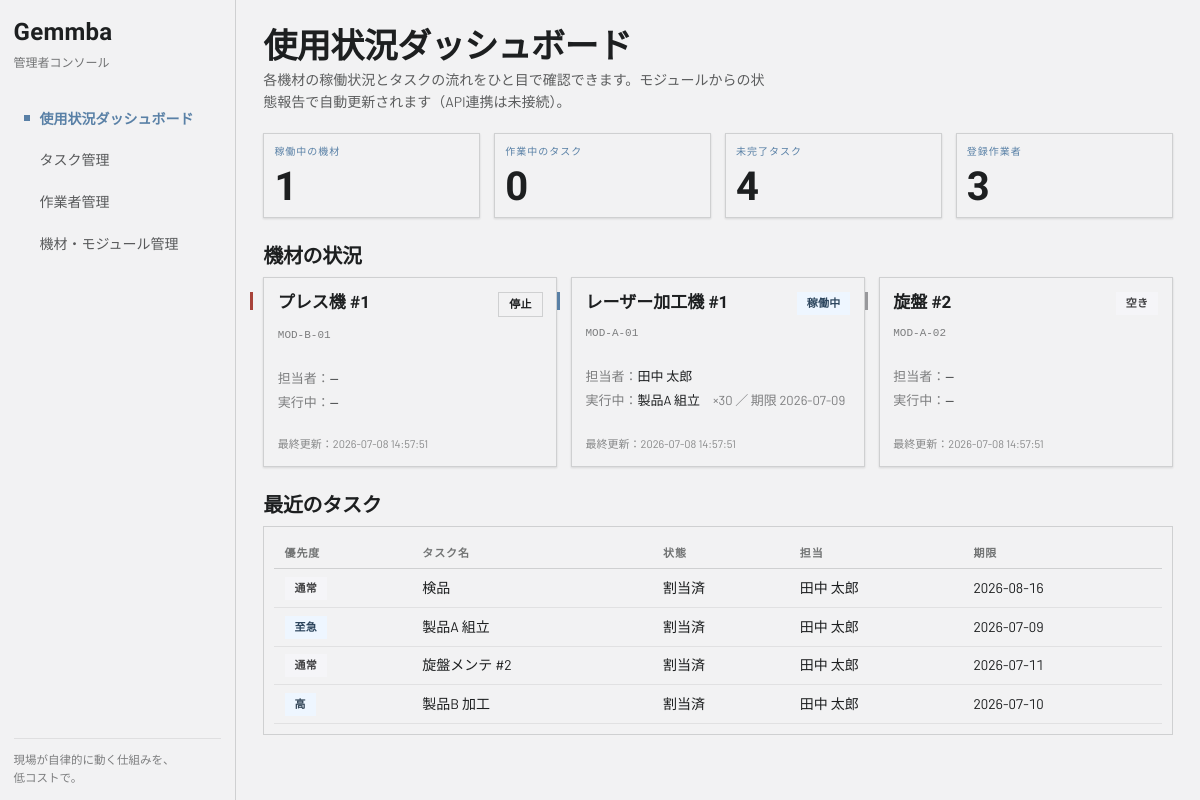
Before: / with the older database file.
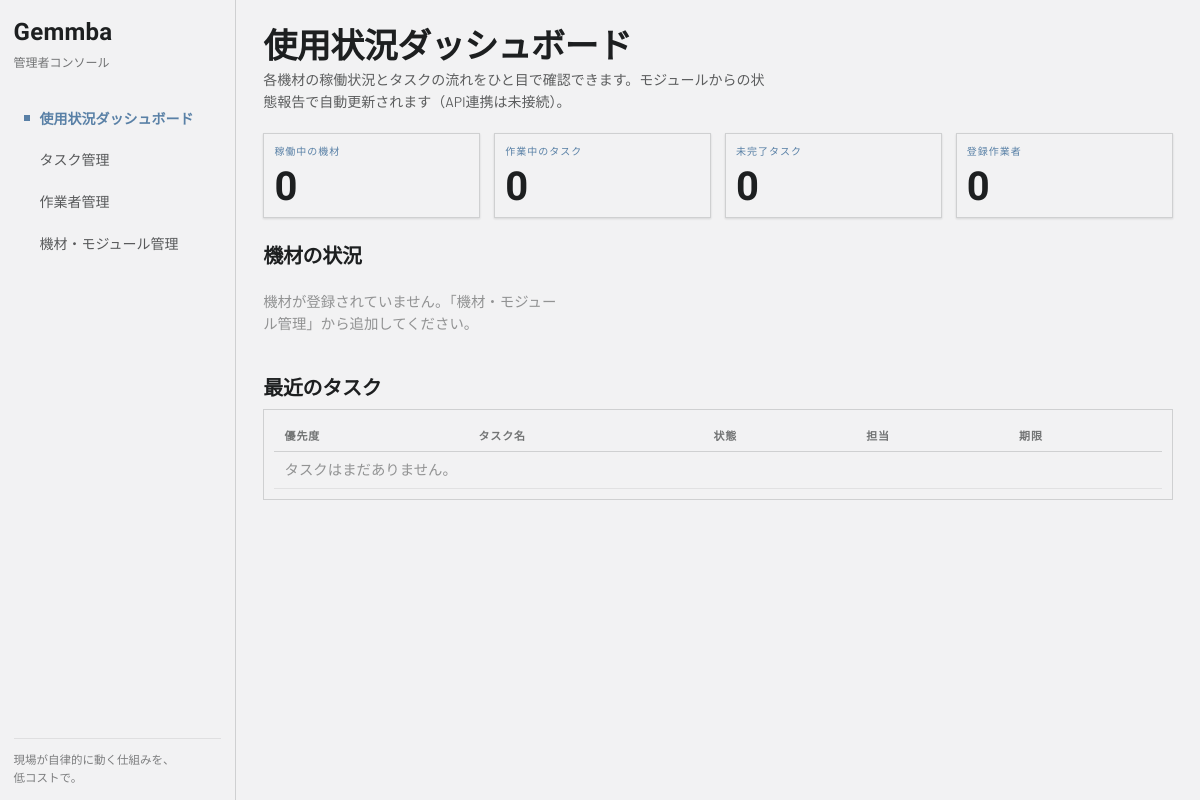
After: the same page with the newer database file.
### tables this page shows
CREATE TABLE equipment (
    id INTEGER PRIMARY KEY AUTOINCREMENT,
    name TEXT NOT NULL,
    module_id TEXT UNIQUE,                      -- モジュール(ESP32)の識別子
    status TEXT NOT NULL DEFAULT 'idle',        -- idle / working / stopped / maintenance
    current_worker_id INTEGER REFERENCES workers(id),
    current_task_id INTEGER REFERENCES tasks(id),
    updated_at TEXT DEFAULT (datetime('now', 'localtime'))
, ip TEXT, hostname TEXT, last_seen TEXT, online INTEGER DEFAULT 0);

CREATE TABLE workers (
    id INTEGER PRIMARY KEY AUTOINCREMENT,
    name TEXT NOT NULL,
    years_of_service REAL NOT NULL DEFAULT 0,   -- 勤続年数（AIの初期文脈ベクトルに使用）
    nfc_tag_id TEXT UNIQUE,                     -- 腕輪のICチップID（後で紐付け可能）
    created_at TEXT DEFAULT (datetime('now', 'localtime'))
);

CREATE TABLE tasks (
    id INTEGER PRIMARY KEY AUTOINCREMENT,
    title TEXT NOT NULL,
    description TEXT DEFAULT '',
    difficulty INTEGER NOT NULL DEFAULT 3,      -- 難易度 1-5（AIの文脈ベクトルに使用）
    priority TEXT NOT NULL DEFAULT 'normal',    -- urgent / high / normal / low
    quantity INTEGER DEFAULT 1,
    deadline TEXT,                              -- 期限 (YYYY-MM-DD)
    status TEXT NOT NULL DEFAULT 'todo',        -- todo / assigned / in_progress / done
    assigned_worker_id INTEGER REFERENCES workers(id),
    equipment_id INTEGER REFERENCES equipment(id),
    started_at TEXT,
    completed_at TEXT,
    created_at TEXT DEFAULT (datetime('now', 'localtime'))
);

### app.py (the view)
@app.route("/")
def dashboard():
    conn = db.get_db()
    equipment = conn.execute("""
        SELECT e.*, w.name AS worker_name, t.title AS task_title,
               t.quantity AS task_quantity, t.deadline AS task_deadline
        FROM equipment e
        LEFT JOIN workers w ON w.id = e.current_worker_id
        LEFT JOIN tasks t   ON t.id = e.current_task_id
        ORDER BY e.name
    """).fetchall()
    counts = conn.execute("""
        SELECT
          (SELECT COUNT(*) FROM tasks WHERE status != 'done')       AS open_tasks,
          (SELECT COUNT(*) FROM tasks WHERE status = 'in_progress') AS active_tasks,
          (SELECT COUNT(*) FROM workers)                            AS workers,
          (SELECT COUNT(*) FROM equipment WHERE status = 'working') AS working_eq
    """).fetchone()
    recent = conn.execute("""
        SELECT t.*, w.name AS worker_name FROM tasks t
        LEFT JOIN workers w ON w.id = t.assigned_worker_id
        ORDER BY t.created_at DESC LIMIT 8
    """).fetchall()
    conn.close()
    return render_template("dashboard.html", equipment=equipment, counts=counts, recent=recent)

### app.py (called while the page is built)
@app.context_processor
def inject_labels():
    return dict(P=PRIORITY_LABELS, S=STATUS_LABELS, E=EQ_STATUS_LABELS)

### db.py (called while the page is built)
def get_db():
    conn = sqlite3.connect(DB_PATH)
    conn.row_factory = sqlite3.Row
    conn.execute("PRAGMA foreign_keys = ON")
    return conn

### templates/dashboard.html (shortened to what this page needs)
{% extends "base.html" %}
{% block content %}
<header class="page-head">
  <h1>使用状況ダッシュボード</h1>
  <p class="page-sub">各機材の稼働状況とタスクの流れをひと目で確認できます。モジュールからの状態報告で自動更新されます（API連携は未接続）。</p>
</header>
<section class="stat-grid">
  <div class="card elev-sm">
    <div class="card-kicker">稼働中の機材</div>
    <div class="stat-num">{{ counts.working_eq }}</div>
  </div>
  <div class="card elev-sm">
    <div class="card-kicker">作業中のタスク</div>
    <div class="stat-num">{{ counts.active_tasks }}</div>
  </div>
  <div class="card elev-sm">
    <div class="card-kicker">未完了タスク</div>
    <div class="stat-num">{{ counts.open_tasks }}</div>
  </div>
  <div class="card elev-sm">
    <div class="card-kicker">登録作業者</div>
    <div class="stat-num">{{ counts.workers }}</div>
  </div>
</section>
<h3 class="section-title">機材の状況</h3>
<section class="eq-grid">
  {% for e in equipment %}
  <article class="card elev-sm eq-card status-{{ e.status }}">
    <span class="app-led"></span>
    <div class="eq-card-head">
      <div class="card-title">{{ e.name }}</div>
      <span class="badge badge-{{ e.status }}">{{ E[e.status] }}</span>
    </div>
    <div class="mono">{{ e.module_id or '未接続' }}</div>
    <dl class="eq-meta">
      <div><span class="k">担当者：</span>{{ e.worker_name or '—' }}</div>
      <div><span class="k">実行中：</span>{{ e.task_title or '—' }}{% if e.task_title %}　<span class="text-muted">×{{ e.task_quantity or '—' }} ／ 期限 {{ e.task_deadline or '—' }}</span>{% endif %}</div>
    </dl>
    <div class="card-meta eq-updated">最終更新：{{ e.updated_at }}</div>
  </article>
  {% else %}
  <p class="empty">機材が登録されていません。「機材・モジュール管理」から追加してください。</p>
  {% endfor %}
</section>
<h3 class="section-title">最近のタスク</h3>
<div class="card table-wrap">
  <table class="table">
    <thead><tr><th>優先度</th><th>タスク名</th><th>状態</th><th>担当</th><th>期限</th></tr></thead>
    <tbody>
    {% for t in recent %}
      <tr>
        <td><span class="badge badge-p-{{ t.priority }}">{{ P[t.priority] }}</span></td>
        <td>{{ t.title }}</td>
        <td>{{ S[t.status] }}</td>
        <td>{{ t.worker_name or '未割当' }}</td>
        <td>{{ t.deadline or '—' }}</td>
      </tr>
    {% else %}
      <tr><td colspan="5" class="empty">タスクはまだありません。</td></tr>
    {% endfor %}
    </tbody>
  </table>
</div>
{% endblock %}

### templates/base.html (shortened to what this page needs)
<!DOCTYPE html>
<html lang="ja">
<head>
<link rel="stylesheet" href="{{ url_for('static', filename='style.css') }}">
</head>
<body>
<div class="app">
  <aside class="sidebar">
    <div>
      <div class="brand-name">Gemmba</div>
      <div class="brand-sub">管理者コンソール</div>
    </div>
    <nav class="sidebar-nav">
      <a href="{{ url_for('dashboard') }}" class="navlink {{ 'active' if request.endpoint == 'dashboard' }}">
        <span class="navdot"></span>使用状況ダッシュボード</a>
      <a href="{{ url_for('tasks') }}" class="navlink {{ 'active' if request.endpoint == 'tasks' }}">
        タスク管理</a>
      <a href="{{ url_for('workers') }}" class="navlink {{ 'active' if request.endpoint == 'workers' }}">
        作業者管理</a>
      <a href="{{ url_for('equipment') }}" class="navlink {{ 'active' if request.endpoint == 'equipment' }}">
        機材・モジュール管理</a>
    </nav>
    <div class="sidebar-foot">現場が自律的に動く仕組みを、<br>低コストで。</div>
  </aside>
  <main class="main">
    {% block content %}{% endblock %}
  </main>
</div>
</body>
</html>

Changed rows visible on the page:
removed equipment: name "プレス機 #1", status "停止", module "MOD-B-01", worker_name "—", task_title "—", updated_at "2026-07-08 14:57:51"
removed equipment: name "レーザー加工機 #1", status "稼働中", module "MOD-A-01", name "田中 太郎", title "製品A 組立", quantity "30", deadline "2026-07-09", updated_at "2026-07-08 14:57:51"
removed equipment: name "旋盤 #2", status "空き", module "MOD-A-02", worker_name "—", task_title "—", updated_at "2026-07-08 14:57:51"
removed tasks: priority "通常", title "検品", status "割当済", name "田中 太郎", deadline "2026-08-16"
removed tasks: priority "至急", title "製品A 組立", status "割当済", name "田中 太郎", deadline "2026-07-09"
removed tasks: priority "通常", title "旋盤メンテ #2", status "割当済", name "田中 太郎", deadline "2026-07-11"
removed tasks: priority "高", title "製品B 加工", status "割当済", name "田中 太郎", deadline "2026-07-10"
Other visible differences:
{{ counts.working_eq }}: "1" → "0"
{{ counts.open_tasks }}: "4" → "0"
{{ counts.workers }}: "3" → "0"
text now shown: "機材が登録されていません。「機材・モジュール管理」から追加してください。 タスクはまだありません。"
